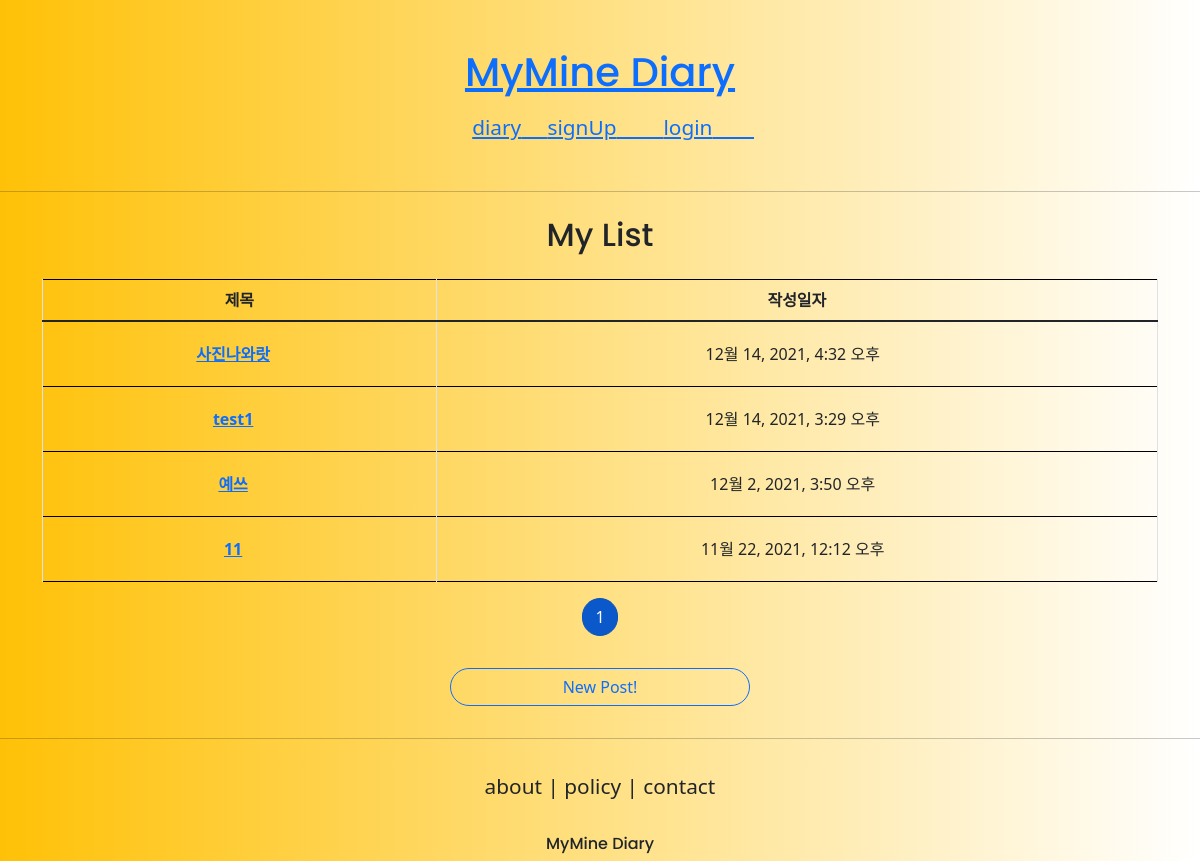
Page /posts/index/ on the earlier database version.
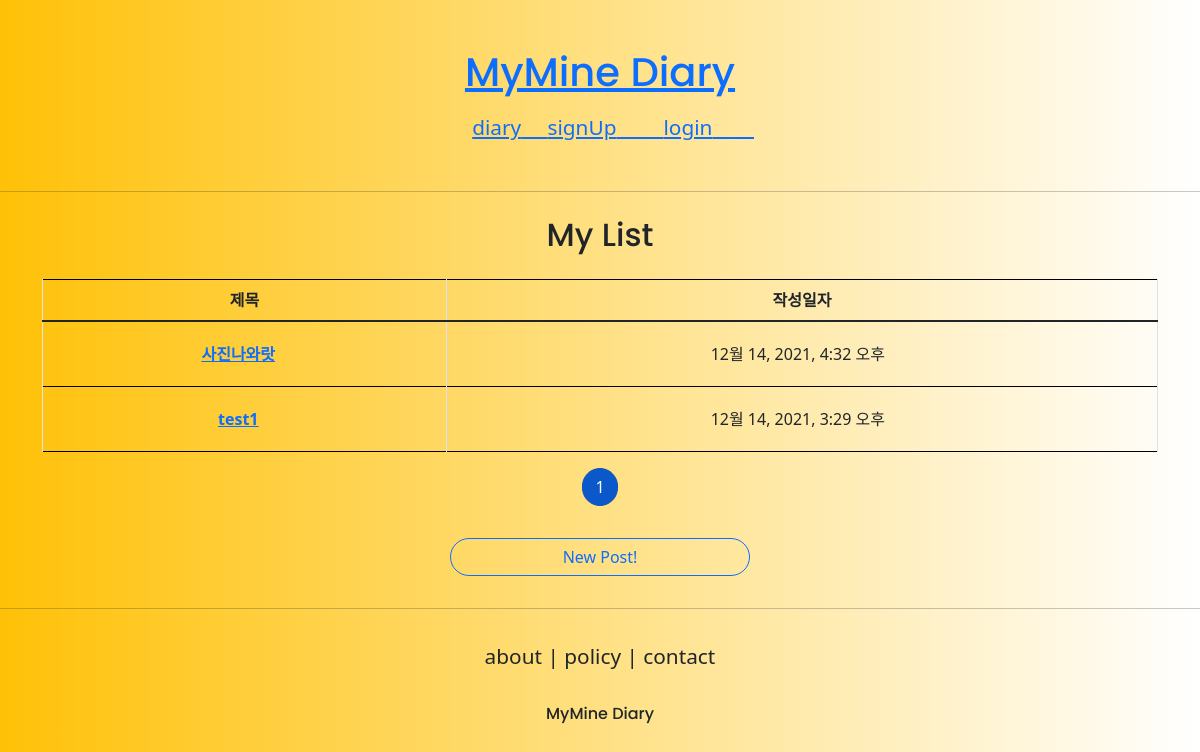
Same page on the later database version.
### posts/models.py (models this page shows, shortened)
class Post(models.Model):
    writer = models.ForeignKey(User, on_delete=models.SET_NULL, related_name='post',null=True)
    post_title = models.CharField(max_length=120)
    post_image = models.ImageField(upload_to='posts/',blank=True,null=True)
    post_content = models.TextField(null=True)
    today_date = models.DateTimeField(auto_now_add=True, null=True)

### posts/views.py (the view)
# urls.py: path('index/', PostIndexView.as_view(), name='index'),
class PostIndexView(ListView):
    model = Post
    context_object_name = 'post_list'
    template_name = 'posts/index.html'
    paginate_by = 5
    def get_queryset(self):
        post_list = Post.objects.order_by('-pk')
        return post_list

### posts/templates/posts/index.html
{% extends 'base.html' %}
{% block content %}
<h2 style="text-align:center; font-family: 'Poppins', sans-serif;" class="mb-4 mt-4">
    My List
</h2>
    {% if post_list %}
    <div class="container my-3">
    <table class="table table-bordered">
        <thead style="border-top: 1px solid black; border-bottom: 1px solid black">
        <tr style="text-align:center" class="thead-dark">
            <th scope="row">제목</th>
            <th scope="row">작성일자</th>
            </tr>
         </thead>
        {% for post in post_list %}
            <tr style="border-top: 1px solid black; border-bottom: 1px solid black" class="text-center">
                <th style="padding: 20px">
                    <a href=" {% url 'posts:detail' pk=post.pk %}">{{ post.post_title }}</a>&nbsp;&nbsp;&nbsp;
                </th>
                <td style="padding: 20px">
                {{ post.today_date }}&nbsp;&nbsp;
                </td>
         </tr>
    {% endfor %}
        </table>
    </div>
    {% else %}
        <p> No posts..</p>
    {% endif %}
{% include 'snippets/pagination.html' with page_obj=page_obj %}
<div style="text-align:center; pont-weight:bold">
    <a href="{% url 'posts:create' %}" class="btn btn-outline-primary rounded-pill col-3 mt-3 mb-3">
        New Post!
    </a>
</div>
{% endblock %}

Differences in the rows shown:
removed Post: post_title "예쓰", today_date "12월 2, 2021, 3:50 오후"
removed Post: post_title "11", today_date "11월 22, 2021, 12:12 오후"
